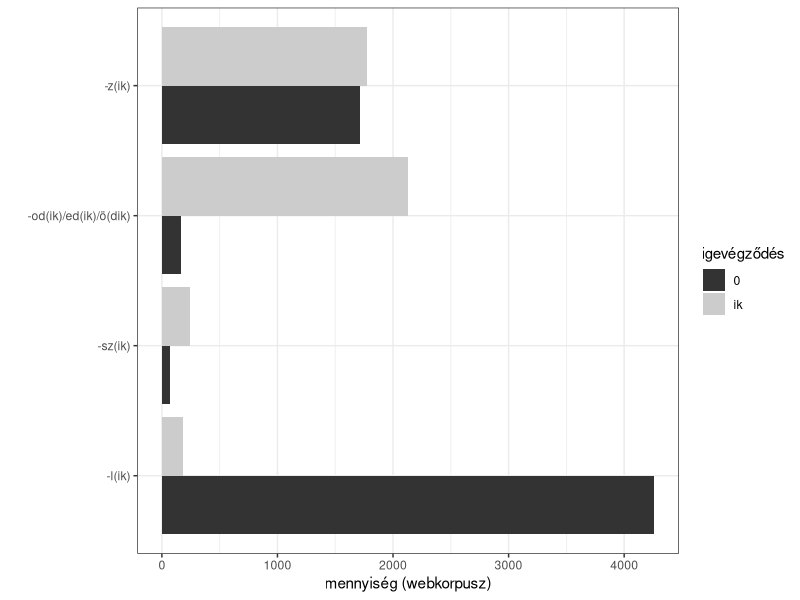

Write R code to recreate this figure.
# -- head -- #

setwd('~/Github/PokkRacz2027vonaglik/')

library(tidyverse)
library(patchwork)

# -- read -- #

d = read_tsv('dat/sample_counts.tsv')
all = read_tsv('dat/verbs.tsv')

# -- counts -- #

p1 = all |> 
  mutate(class = fct_relevel(class, 'l', 'sz', 'd', 'z')) |> 
  filter(!is.na(class)) |> 
  ggplot(aes(class, fill = ik)) +
  geom_bar(position = position_dodge()) +
  coord_flip() +
  scale_x_discrete(labels = c(
    l  = '-l(ik)',
    sz = '-sz(ik)',
    d  = '-od(ik)/ed(ik)/ö(dik)',
    z  = '-z(ik)'
  )) +
  scale_fill_grey(name = 'igevégződés', labels = c(`TRUE` = 'ik', `FALSE` = '0')) +
  theme_bw() +
  xlab('') +
  ylab('mennyiség (webkorpusz)')

ggsave('viz/counts.png', width = 6, height = 4, dpi = 900)
